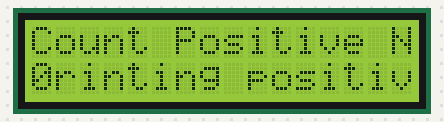
Recording of a sketch running on a simulated Arduino Uno, built with avr-gcc and run on an emulated ATmega328P. Shown: 16×2 character LCD.

Above: at 0.1 s.
At 1.1 s:
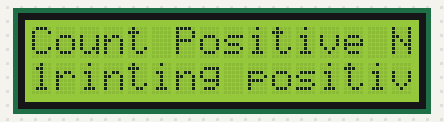
At 2.1 s:
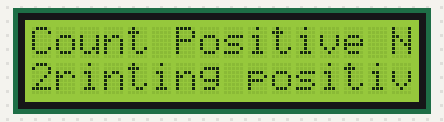
At 5.1 s:
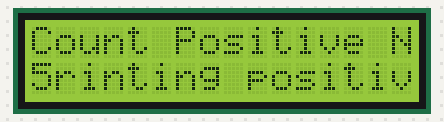
At 7.1 s:
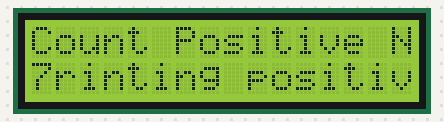
At 10.1 s:
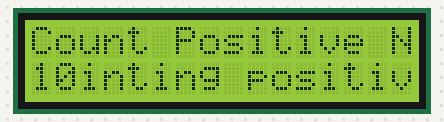

The sketch:

LCD.ino
```cpp
//USING LCD DISPLAY
//Using  AN LCD
#include <LiquidCrystal.h>
int timeDelay=1000;
int RS=7;
int EN=8;
int D4=9;
int D5=10;
int D6=11;
int D7=12;

// Creating a LCD object
LiquidCrystal lcd(RS,EN,D4,D5,D6,D7);
void setup() {
  // put your setup code here, to run once:
lcd.begin(16,2);
}

void loop() {
  // put your main code here, to run repeatedly:
//Setting the cursor of the LCD
/*
lcd.setCursor(0,0);//this move tposition of the character display
lcd.print("Hi Paul McWhoter");
delay(timeDelay);//Always put a delay
lcd.setCursor(0,0);
lcd.print("I teach Arduino Programming Language");
delay(timeDelay);
lcd.clear();
*/
lcd.setCursor(0,0);
lcd.print("Count Positive Number");
lcd.setCursor(0,1);
lcd.print("printing positive Number");
lcd.setCursor(0,2);
for(int x=0;x<=10;++x){
  lcd.print(x);//this will print All the number to the end
  lcd.setCursor(0,3);
  delay(timeDelay);
  }
lcd.clear();
}
```

Measured:
- by itself, everything shown: repeats every 11.0 s, in 12 steps
- what the display in image 1 shows lasts 1.0 s, from 1.1 s to 2.1 s
